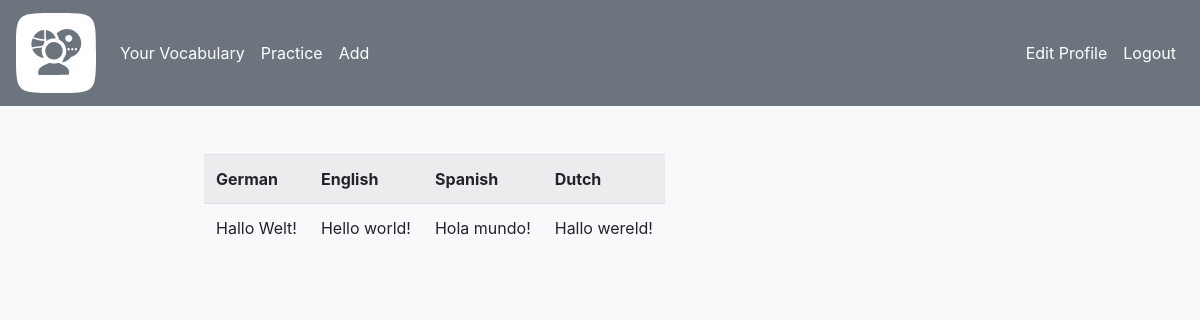
Page /vocabulary (signed in) on the earlier database version.
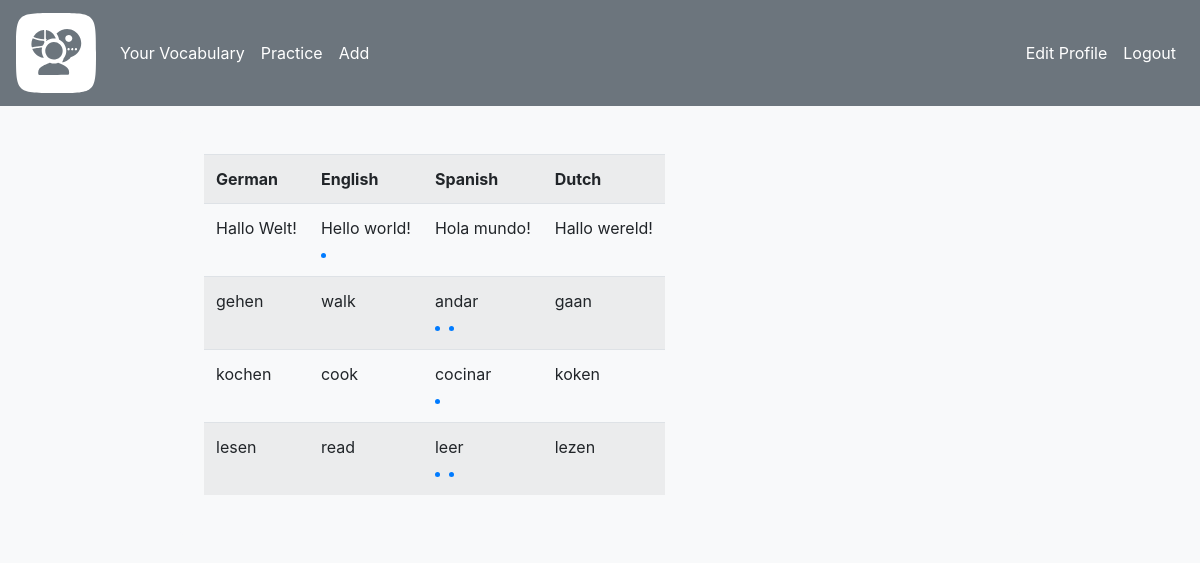
Same page on the later database version.
### app/models.py (models this page shows, shortened)
class Language(db.Model):
    __tablename__ = "language"
    id: so.Mapped[int] = so.mapped_column(primary_key=True)
    iso: so.Mapped[str] = so.mapped_column(sa.String(length=2))
    name: so.Mapped[str] = so.mapped_column(sa.String(length=50))
    users: so.Mapped[list['User']] = so.relationship(
        secondary=user_language,
        back_populates='languages')

class Vocable(db.Model):
    __tablename__ = "vocable"
    id: so.Mapped[int] = so.mapped_column(primary_key=True)
    nl: so.Mapped[str] = so.mapped_column(sa.String(length=100), nullable=True)
    en: so.Mapped[str] = so.mapped_column(sa.String(length=100), nullable=True)
    fr: so.Mapped[str] = so.mapped_column(sa.String(length=100), nullable=True)
    de: so.Mapped[str] = so.mapped_column(sa.String(length=100), nullable=True)
    it: so.Mapped[str] = so.mapped_column(sa.String(length=100), nullable=True)
    es: so.Mapped[str] = so.mapped_column(sa.String(length=100), nullable=True)
    nl_lvl: so.Mapped[int] = so.mapped_column(default=0)
    en_lvl: so.Mapped[int] = so.mapped_column(default=0)
    fr_lvl: so.Mapped[int] = so.mapped_column(default=0)
    de_lvl: so.Mapped[int] = so.mapped_column(default=0)
    it_lvl: so.Mapped[int] = so.mapped_column(default=0)
    es_lvl: so.Mapped[int] = so.mapped_column(default=0)
    user_id: so.Mapped[int] = so.mapped_column(sa.ForeignKey('user.id'))
    user: so.Mapped['User']=so.relationship(back_populates='vocables')

### app/routes.py (the view)
@app.route("/vocabulary",methods=["GET"])
@login_required
def vocabulary():
    return render_template("vocabulary.html",title="Your Vocabulary")

### app/models.py (called while the page is built)
@login.user_loader
def load_user(id):
    return db.session.get(User, int(id))

### app/routes.py (called while the page is built)
@app.before_request
def before_request():
    if current_user.is_authenticated:
        current_user.last_seen = datetime.now(timezone.utc)
        db.session.commit()

### app/templates/vocabulary.html
{% extends 'base.html' %}
{% block content %}
	<div class="container-lg">
		<table class="table table-striped table-lighter table-hover table-responsive ">
			<tr>
				{% for language in current_user.languages %}
					<th>{{ language.name }}</th>
				{% endfor %}
			</tr>
			{% for vocable in current_user.vocables %}
				{% include "_vocable.html" %}
			{% endfor%}
		</table>
	</div>
{% endblock %}

### app/templates/base.html (shortened to what this page needs)
<!doctype html>
<html lang="en">
  <head>
    <link rel="stylesheet" href="https://stackpath.bootstrapcdn.com/bootstrap/4.3.1/css/bootstrap.min.css">
    <link rel="stylesheet" href="{{url_for('static', filename='custom.css')}}">
  </head>
  <body class="bg-light">
    <nav class="navbar navbar-expand-md navbar-light bg-secondary">
        <a class="navbar-brand text-white" href="{{ url_for('index')}}"><img src="{{ url_for('static', filename='polyglot_pivot_logo.svg') }}" width="80" height="80"></a>
        <div class="collapse navbar-collapse" id="navbarNav">
            <ul class="navbar-nav">
              {% if current_user.is_anonymous %}
              {% else %}
              <li class="nav-item active">
                <a class="nav-link text-white" href="{{url_for('vocabulary')}}">Your Vocabulary</a>
              </li>
              <li class="nav-item active">
                <a class="nav-link text-white" href="{{url_for('practice')}}">Practice</a>
              </li>
              <li class="nav-item">
                <a class="nav-link text-white" href="{{url_for('add_vocable')}}">Add</a>
              </li>
              {% endif %}
            </ul>
            <ul class="navbar-nav ml-auto">
              {% if current_user.is_anonymous %}
              <li class="nav-item active">
                <a class="nav-link text-white" href="{{url_for('login')}}">Login</a>
              </li>
              <li class="nav-item active">
                <a class="nav-link text-white" href="{{url_for('register')}}">Register</a>
              </li>
              {% else %}
              <li class="nav-item active">
                <a class="nav-link text-white" href="{{url_for('edit_profile')}}">Edit Profile</a>
              </li>
              <li class="nav-item active">
                <a class="nav-link text-white" href="{{url_for('logout')}}">Logout</a>
              </li>
              {% endif %}
            </ul>
        </div>
    </nav>
    <div class="container bg-light rounded p-4 mt-4">
        {% block content %} {% endblock %}
    </div>
  </body>
</html>

### app/templates/_vocable.html
<tr>
{% for language in current_user.languages %}
    <td>
        {{ vocable[language.iso] }}<br>
        {% for i in range(vocable[language.iso + "_lvl"]) %}
            <span class="dot"></span>
        {% endfor %}
    </td>
{% endfor %}
</tr>

### app/static/custom.css (style rules this page uses)
.container { width: 70%; }
.dot { width: 5px; height: 5px; border-radius: 50%; background-color: #007bff; display: inline-block; margin-right: 5px; }

Differences in the rows shown:
changed Vocable (number 1 of 4 on the later page): gains Language (name "English", iso.en "Hello world!", iso.en "walk", iso.en "cook", iso.en "read")
added Vocable: Language (iso.de "gehen"), Language (iso.en "walk"), Language (iso.es "andar"), Language (iso.nl "gaan")
added Vocable: Language (iso.de "kochen"), Language (iso.en "cook"), Language (iso.es "cocinar"), Language (iso.nl "koken")
added Vocable: Language (iso.de "lesen"), Language (iso.en "read"), Language (iso.es "leer"), Language (iso.nl "lezen")
